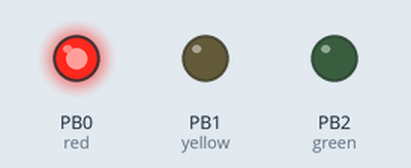
Simulated run of this program. Board: ATtiny85, built with avr-gcc and run on an emulated ATtiny85. Shown: output pins drawn as LEDs (lit = HIGH).

Above: at 5.0 s.
At 11.0 s:
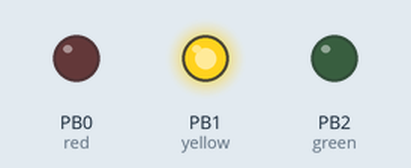
At 17.0 s:
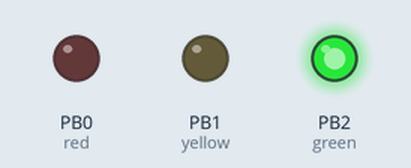
Timing chart, 0 to 28.6 s (numbered marks = the images above):
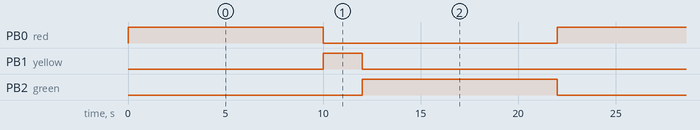

Measured:
- by itself, PB0 (red), PB2 (green): alternates HIGH for 10.0 s and LOW for 12.0 s
- by itself, PB1 (yellow): alternates HIGH for 2.0 s and LOW for 20.0 s
- by itself, everything shown: repeats every 22.0 s, in 3 steps

The program:

main.cpp
```cpp
#include <Arduino.h>
#define SECONDS(x)x*1000
 // 0-5 pines del digispark
 // 3-4 pines USB
const int red= 0;
const int yellow= 1;
const int green= 2;

void setup()
{
  // put your setup code here, to run once:
pinMode(red,OUTPUT);
pinMode(yellow,OUTPUT);
pinMode(green,OUTPUT);

digitalWrite(red, LOW);
digitalWrite(yellow,LOW);
digitalWrite(green,LOW);


}

void loop()
{
  // put your main code here, to run repeatedly:
digitalWrite(green, LOW);
digitalWrite(red, HIGH);
delay(SECONDS(10));
digitalWrite(red, LOW);
digitalWrite(yellow, HIGH);
delay(SECONDS(2));
digitalWrite(yellow, LOW);
digitalWrite(green, HIGH);
delay(SECONDS(10));
}
```
